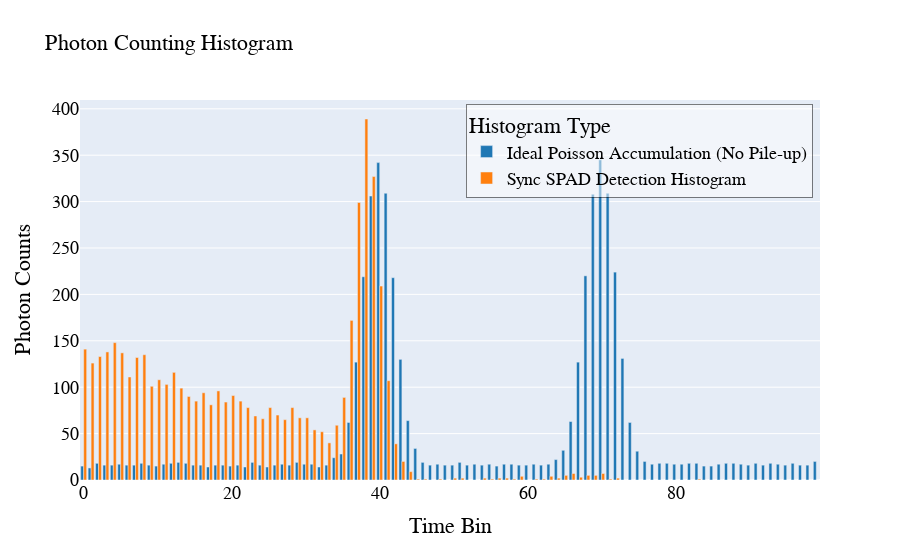

The code cell stored with this chart in its notebook:
### Code cell
# 参数设置
num_bins = 100
pulse_pos1 = 40
pulse_pos2 = 70
pulse_width1 = 2
pulse_width2 = 2
signal_strength = 0.6
bg_strength = 0.03
num_cycles = 5000

# 创建DoubleGaussian实例
gating_algo_double = ga.DoubleGaussian(num_bins, pulse_pos1, pulse_pos2, pulse_width1, pulse_width2, signal_strength, bg_strength, num_cycles)

# 绘图
gating_algo_double.plot_hist_plotly()

### Figure 1 — Plotly figure (JSON) as saved in the notebook; plotly's stock layout.template omitted (floating-point values rounded to 4 significant figures)
{"data": [{"marker": {"color": "#1f77b4"}, "name": "Ideal Poisson Accumulation (No Pile-up)", "type": "bar", "x": [0, 1, 2, 3, 4, 5, 6, 7, 8, 9, 10, 11, 12, 13, 14, 15, 16, 17, 18, 19, 20, 21, 22, 23, 24, 25, 26, 27, 28, 29, 30, 31, 32, 33, 34, 35, 36, 37, 38, 39, 40, 41, 42, 43, 44, 45, 46, 47, 48, 49, 50, 51, 52, 53, 54, 55, 56, 57, 58, 59, 60, 61, 62, 63, 64, 65, 66, 67, 68, 69, 70, 71, 72, 73, 74, 75, 76, 77, 78, 79, 80, 81, 82, 83, 84, 85, 86, 87, 88, 89, 90, 91, 92, 93, 94, 95, 96, 97, 98, 99], "y": [15, 13, 18, 16, 16, 17, 16, 16, 18, 16, 15, 17, 18, 19, 18, 16, 16, 14, 16, 16, 15, 16, 14, 19, 16, 14, 16, 17, 16, 19, 17, 17, 14, 16, 24, 28, 62, 127, 219, 306, 342, 309, 218, 130, 64, 34, 19, 16, 17, 16, 16, 19, 16, 17, 16, 17, 15, 17, 17, 16, 16, 17, 16, 17, 22, 32, 63, 127, 220, 308, 345, 309, 224, 131, 62, 31, 20, 17, 18, 18, 17, 17, 18, 18, 15, 15, 17, 18, 18, 17, 16, 18, 16, 18, 17, 16, 18, 16, 16, 20]}, {"marker": {"color": "#ff7f0e"}, "name": "Sync SPAD Detection Histogram", "type": "bar", "x": [0, 1, 2, 3, 4, 5, 6, 7, 8, 9, 10, 11, 12, 13, 14, 15, 16, 17, 18, 19, 20, 21, 22, 23, 24, 25, 26, 27, 28, 29, 30, 31, 32, 33, 34, 35, 36, 37, 38, 39, 40, 41, 42, 43, 44, 45, 46, 47, 48, 49, 50, 51, 52, 53, 54, 55, 56, 57, 58, 59, 60, 61, 62, 63, 64, 65, 66, 67, 68, 69, 70, 71, 72, 73, 74, 75, 76, 77, 78, 79, 80, 81, 82, 83, 84, 85, 86, 87, 88, 89, 90, 91, 92, 93, 94, 95, 96, 97, 98, 99], "y": [141, 126, 133, 138, 148, 137, 111, 132, 135, 101, 108, 103, 116, 99, 90, 85, 94, 81, 96, 84, 91, 85, 78, 69, 66, 78, 70, 65, 78, 67, 67, 54, 52, 40, 59, 89, 172, 299, 389, 327, 209, 107, 39, 20, 9, 1, 1, 0, 1, 0, 2, 2, 0, 0, 2, 1, 2, 2, 1, 4, 0, 1, 1, 4, 2, 5, 7, 3, 5, 5, 7, 1, 2, 0, 0, 0, 0, 0, 0, 0, 0, 0, 0, 1, 0, 0, 0, 0, 0, 0, 0, 0, 0, 0, 0, 0, 0, 0, 0, 0]}], "layout": {"barmode": "group", "font": {"color": "Black", "family": "Arial, sans-serif", "size": 18}, "legend": {"bgcolor": "rgba(255,255,255,0.5)", "bordercolor": "rgba(0,0,0,0.5)", "borderwidth": 1, "title": {"text": "Histogram Type"}, "x": 0.99, "xanchor": "right", "y": 0.99, "yanchor": "top"}, "title": {"font": {"color": "Black", "family": "Arial, sans-serif", "size": 22}, "text": "Photon Counting Histogram"}, "xaxis": {"title": {"text": "Time Bin"}}, "yaxis": {"title": {"text": "Photon Counts"}}}}
